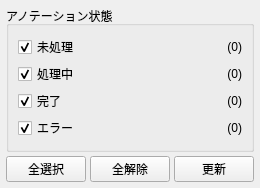
<?xml version="1.0" encoding="UTF-8"?>
<ui version="4.0">
 <class>AnnotationStatusFilterWidget</class>
 <widget class="QWidget" name="AnnotationStatusFilterWidget">
  <property name="geometry">
   <rect>
    <x>0</x>
    <y>0</y>
    <width>250</width>
    <height>120</height>
   </rect>
  </property>
  <property name="windowTitle">
   <string>Annotation Status Filter</string>
  </property>
  <layout class="QVBoxLayout" name="verticalLayoutMain">
   <property name="spacing">
    <number>4</number>
   </property>
   <property name="leftMargin">
    <number>6</number>
   </property>
   <property name="topMargin">
    <number>6</number>
   </property>
   <property name="rightMargin">
    <number>6</number>
   </property>
   <property name="bottomMargin">
    <number>6</number>
   </property>
   <item>
    <widget class="QGroupBox" name="groupBoxStatusFilter">
     <property name="title">
      <string>アノテーション状態</string>
     </property>
     <layout class="QGridLayout" name="gridLayoutStatus">
      <property name="spacing">
       <number>3</number>
      </property>
      <item row="0" column="0">
       <widget class="QCheckBox" name="checkBoxUnprocessed">
        <property name="text">
         <string>未処理</string>
        </property>
        <property name="checked">
         <bool>true</bool>
        </property>
       </widget>
      </item>
      <item row="0" column="1">
       <widget class="QLabel" name="labelUnprocessedCount">
        <property name="text">
         <string>(0)</string>
        </property>
        <property name="alignment">
         <set>Qt::AlignmentFlag::AlignRight|Qt::AlignmentFlag::AlignVCenter</set>
        </property>
       </widget>
      </item>
      <item row="1" column="0">
       <widget class="QCheckBox" name="checkBoxProcessing">
        <property name="text">
         <string>処理中</string>
        </property>
        <property name="checked">
         <bool>true</bool>
        </property>
       </widget>
      </item>
      <item row="1" column="1">
       <widget class="QLabel" name="labelProcessingCount">
        <property name="text">
         <string>(0)</string>
        </property>
        <property name="alignment">
         <set>Qt::AlignmentFlag::AlignRight|Qt::AlignmentFlag::AlignVCenter</set>
        </property>
       </widget>
      </item>
      <item row="2" column="0">
       <widget class="QCheckBox" name="checkBoxCompleted">
        <property name="text">
         <string>完了</string>
        </property>
        <property name="checked">
         <bool>true</bool>
        </property>
       </widget>
      </item>
      <item row="2" column="1">
       <widget class="QLabel" name="labelCompletedCount">
        <property name="text">
         <string>(0)</string>
        </property>
        <property name="alignment">
         <set>Qt::AlignmentFlag::AlignRight|Qt::AlignmentFlag::AlignVCenter</set>
        </property>
       </widget>
      </item>
      <item row="3" column="0">
       <widget class="QCheckBox" name="checkBoxError">
        <property name="text">
         <string>エラー</string>
        </property>
        <property name="checked">
         <bool>true</bool>
        </property>
       </widget>
      </item>
      <item row="3" column="1">
       <widget class="QLabel" name="labelErrorCount">
        <property name="text">
         <string>(0)</string>
        </property>
        <property name="alignment">
         <set>Qt::AlignmentFlag::AlignRight|Qt::AlignmentFlag::AlignVCenter</set>
        </property>
       </widget>
      </item>
     </layout>
    </widget>
   </item>
   <item>
    <layout class="QHBoxLayout" name="horizontalLayoutActions">
     <item>
      <widget class="QPushButton" name="pushButtonSelectAll">
       <property name="text">
        <string>全選択</string>
       </property>
       <property name="toolTip">
        <string>全ての状態を選択</string>
       </property>
      </widget>
     </item>
     <item>
      <widget class="QPushButton" name="pushButtonSelectNone">
       <property name="text">
        <string>全解除</string>
       </property>
       <property name="toolTip">
        <string>全ての選択を解除</string>
       </property>
      </widget>
     </item>
     <item>
      <widget class="QPushButton" name="pushButtonRefresh">
       <property name="text">
        <string>更新</string>
       </property>
       <property name="toolTip">
        <string>統計情報を更新</string>
       </property>
      </widget>
     </item>
    </layout>
   </item>
  </layout>
 </widget>
 <resources/>
 <connections/>
</ui>
